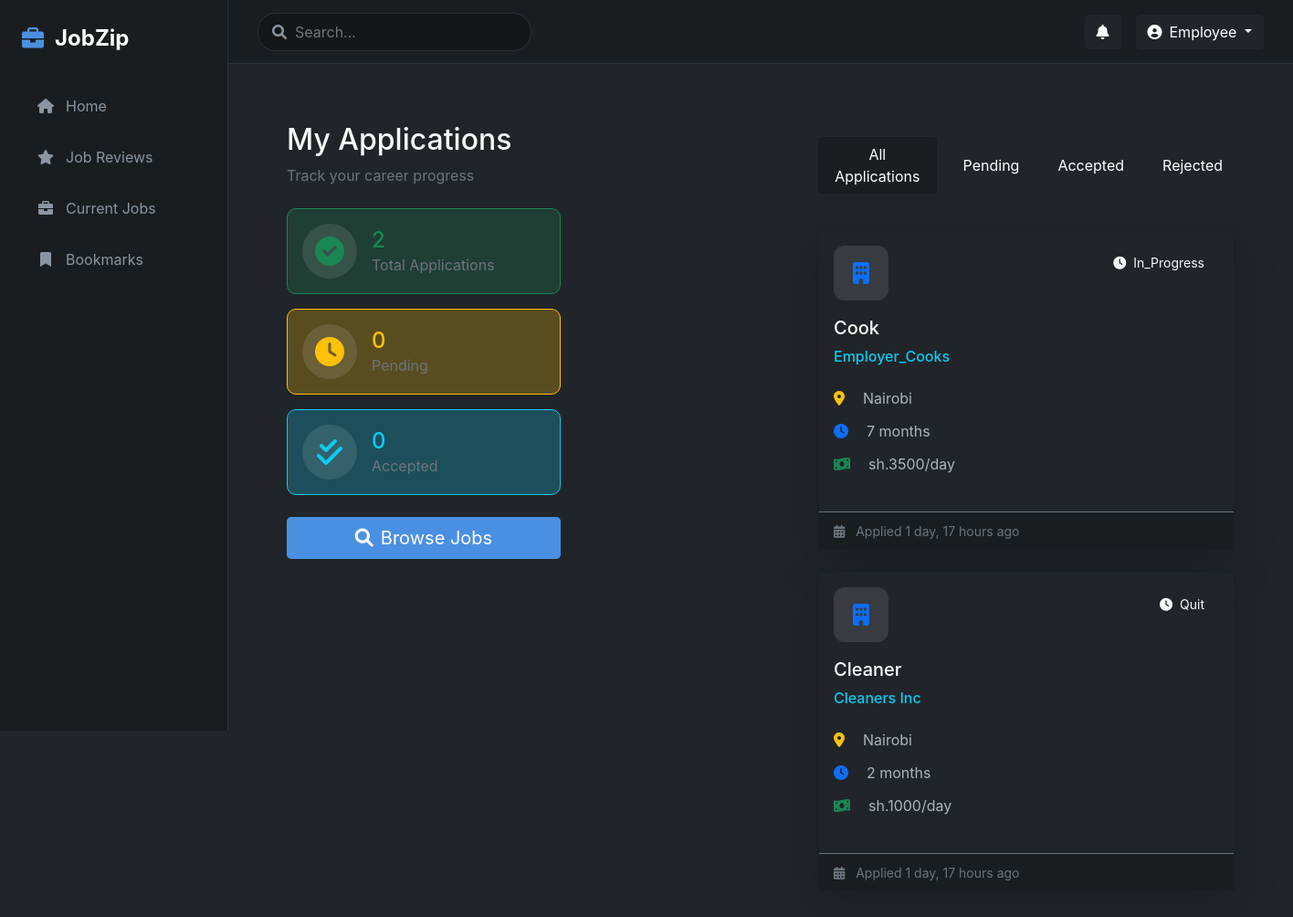
/my-applications/ (signed in), run on the app's committed database.
### jobs/models.py (models this page shows, shortened)
class User(AbstractUser):
    USER_TYPE_CHOICES = (
        ('employer', 'Employer'),
        ('employee', 'Employee'),
    )
    user_type = models.CharField(max_length=10, choices=USER_TYPE_CHOICES, default='employee')
    profile_picture = models.ImageField(upload_to='profile_pics/', null=True, blank=True)
    location = models.CharField(max_length=100, null=True, blank=True)
    bio = models.TextField(null=True, blank=True)
    date_joined = models.DateTimeField(default=timezone.now)

class JobEnrollment(models.Model):
    STATUS_CHOICES = (
        ('pending', 'Pending'),
        ('accepted', 'Accepted'),
        ('in_progress', 'In Progress'),
        ('completed', 'Completed'),
        ('quit', 'Quit')
    )
    job = models.ForeignKey(Job, on_delete=models.CASCADE)
    employee = models.ForeignKey(User, on_delete=models.CASCADE)
    status = models.CharField(max_length=20, choices=STATUS_CHOICES, default='pending')
    progress = models.IntegerField(default=0)  # Progress percentage (0-100)
    enrolled_at = models.DateTimeField(auto_now_add=True)
    completed_at = models.DateTimeField(null=True, blank=True)
    last_updated = models.DateTimeField(auto_now=True)

class Job(models.Model):
    STATUS_CHOICES = (
        ('open', 'Open'),
        ('closed', 'Closed'),
    )
    employer = models.ForeignKey(User, on_delete=models.CASCADE, related_name='posted_jobs')
    title = models.CharField(max_length=200)
    description = models.TextField()
    location = models.CharField(max_length=100)
    duration = models.CharField(max_length=50)
    company = models.CharField(max_length=200)
    salary = models.CharField(max_length=100, help_text="e.g., $50,000/year or $25/hour", null=True, blank=True)
    employees_required = models.IntegerField()
    deadline = models.DateTimeField()
    created_at = models.DateTimeField(auto_now_add=True)
    status = models.CharField(max_length=10, choices=STATUS_CHOICES, default='open')
    company_pictures = models.ManyToManyField('CompanyPicture')

### jobs/views.py (the view)
# urls.py: path('my-applications/', views.my_applications, name='my_applications'),
@login_required
def my_applications(request):
    applications = JobEnrollment.objects.filter(employee=request.user).order_by('-enrolled_at')
    context = {
        'applications': applications,
        'total_count': applications.count(),
        'pending_count': applications.filter(status='pending').count(),
        'accepted_count': applications.filter(status='accepted').count(),
    }
    return render(request, 'jobs/my_applications.html', context)

### jobs/templates/jobs/my_applications.html (shortened to what this page needs)
{% extends 'jobs/base.html' %}
{% load static %}
{% block content %}
<div class="applications-page">
    <div class="stats-sidebar">
        <div class="stats-header mb-4">
            <h2 class="text-light mb-2">My Applications</h2>
            <p class="text-muted">Track your career progress</p>
        </div>
        <div class="stats-cards">
            <div class="stat-card bg-success bg-opacity-25 border-success">
                <div class="stat-icon">
                    <i class="fas fa-check-circle text-success"></i>
                </div>
                <div class="stat-info">
                    <h3 class="text-success">{{ total_count }}</h3>
                    <p class="text-muted mb-0">Total Applications</p>
                </div>
            </div>
            <div class="stat-card bg-warning bg-opacity-25 border-warning">
                <div class="stat-icon">
                    <i class="fas fa-clock text-warning"></i>
                </div>
                <div class="stat-info">
                    <h3 class="text-warning">{{ pending_count }}</h3>
                    <p class="text-muted mb-0">Pending</p>
                </div>
            </div>
            <div class="stat-card bg-info bg-opacity-25 border-info">
                <div class="stat-icon">
                    <i class="fas fa-check-double text-info"></i>
                </div>
                <div class="stat-info">
                    <h3 class="text-info">{{ accepted_count }}</h3>
                    <p class="text-muted mb-0">Accepted</p>
                </div>
            </div>
        </div>
        <div class="action-buttons mt-4">
            <a href="{% url 'listings' %}" class="btn btn-primary btn-lg w-100 mb-3">
                <i class="fas fa-search me-2"></i>Browse Jobs
            </a>
        </div>
    </div>
    <div class="main-content">
        <div class="filter-bar mb-4">
            <div class="d-flex gap-3">
                <button class="btn btn-dark active" data-filter="all">All Applications</button>
                <button class="btn btn-dark" data-filter="pending">Pending</button>
                <button class="btn btn-dark" data-filter="accepted">Accepted</button>
                <button class="btn btn-dark" data-filter="rejected">Rejected</button>
            </div>
        </div>
        <div class="applications-grid">
            {% for application in applications %}
            <div class="application-card" data-status="{{ application.status }}" data-job-id="{{ application.job.id }}">
                <div class="card bg-dark h-100 shadow-lg hover-card">
                    <div class="card-body position-relative">
                        <div class="status-badge status-{{ application.status }}">
                            <i class="fas {% if application.status == 'accepted' %}fa-check{% elif application.status == 'rejected' %}fa-times{% else %}fa-clock{% endif %}"></i>
                            {{ application.status|title }}
                        </div>
                        <div class="company-logo mb-3">
                            <i class="fas fa-building"></i>
                        </div>
                        <h5 class="job-title mb-2">{{ application.job.title }}</h5>
                        <h6 class="company-name mb-3">{{ application.job.company }}</h6>
                        <div class="job-details">
                            <div class="detail-item">
                                <i class="fas fa-map-marker-alt text-warning"></i>
                                {{ application.job.location }}
                            </div>
                            <div class="detail-item">
                                <i class="fas fa-clock text-primary"></i>
                                {{ application.job.duration }}
                            </div>
                            <div class="detail-item">
                                <i class="fas fa-money-bill-wave text-success"></i>
                                {{ application.job.salary }}
                            </div>
                        </div>
                    </div>
                    <div class="card-footer bg-darker border-secondary">
                        <small class="text-muted">
                            <i class="fas fa-calendar-alt me-2"></i>
                            Applied {{ application.enrolled_at|timesince }} ago
                        </small>
                    </div>
                </div>
            </div>
            {% endfor %}
        </div>
    </div>
</div>
{% endblock %}

### jobs/templates/jobs/base.html (shortened to what this page needs)
<!DOCTYPE html>
<html lang="en">
<head>
    <link href="https://cdn.jsdelivr.net/npm/bootstrap@5.1.3/dist/css/bootstrap.min.css" rel="stylesheet">
    <link rel="stylesheet" href="https://cdnjs.cloudflare.com/ajax/libs/font-awesome/6.0.0/css/all.min.css">
    {% load static %}
    <link rel="stylesheet" href="{% static 'css/style.css' %}">
</head>
<body class="bg-dark text-light">
    <div class="d-flex">
        <div class="sidebar bg-darker">
            <div class="logo-container">
                <i class="fas fa-briefcase app-icon"></i>
                <span class="app-title">JobZip</span>
            </div>
            <nav>
                <ul class="nav flex-column">
                    <li class="nav-item">
                        <a href="{% url 'home' %}" class="nav-link {% if request.resolver_match.url_name == 'home' %}active{% endif %}">
                            <i class="fas fa-home"></i> Home
                        </a>
                    </li>
                    <li class="nav-item">
                        <a href="{% url 'job_reviews' %}" class="nav-link {% if request.resolver_match.url_name == 'job_reviews' %}active{% endif %}">
                            <i class="fas fa-star"></i> Job Reviews
                        </a>
                    </li>
                    {% if user.user_type == 'employee' %}
                    <li class="nav-item">
                        <a href="{% url 'current_jobs' %}" class="nav-link {% if request.resolver_match.url_name == 'current_jobs' %}active{% endif %}">
                            <i class="fas fa-briefcase"></i> Current Jobs
                        </a>
                    </li>
                    <li class="nav-item">
                        <a href="{% url 'bookmarks' %}" class="nav-link {% if request.resolver_match.url_name == 'bookmarks' %}active{% endif %}">
                            <i class="fas fa-bookmark"></i> Bookmarks
                        </a>
                    </li>
                    {% endif %}
                </ul>
            </nav>
        </div>
        <div class="main-content">
            <header class="header bg-darker">
                <div class="search-container">
                    <i class="fas fa-search search-icon"></i>
                    <input type="text" class="search-input" placeholder="Search...">
                </div>
                <div class="header-right">
                    <div class="notifications dropdown">
                        <button class="btn btn-dark position-relative" data-bs-toggle="dropdown">
                            <i class="fas fa-bell"></i>
                        </button>
                    </div>
                    {% if user.is_authenticated %}
                    <div class="dropdown">
                        <button class="btn btn-dark dropdown-toggle" type="button" id="userMenu" data-bs-toggle="dropdown">
                            <i class="fas fa-user-circle me-2"></i>{{ user.username }}
                        </button>
                    </div>
                    {% else %}
                    <a href="{% url 'login' %}" class="btn btn-primary">
                        <i class="fas fa-sign-in-alt me-2"></i>Login
                    </a>
                    {% endif %}
                </div>
            </header>
            <main class="content-area">
                {% block content %}{% endblock %}
            </main>
        </div>
    </div>
</body>
</html>

### static/css/style.css (style rules this page uses)
:root { --dark-bg: #1a1d21; --darker-bg: #141618; --primary-color: #4a90e2; --secondary-color: #6c757d; --text-light: #ffffff; --text-muted: #8b95a1; --border-color: #2d3238; }
body { background-color: var(--dark-bg); color: var(--text-light); font-family: 'Inter', sans-serif; }
.sidebar { width: 250px; height: 100vh; position: fixed; background-color: var(--darker-bg); padding: 1.5rem; border-right: 1px solid var(--border-color); }
.logo-container { display: flex; align-items: center; margin-bottom: 2rem; }
.app-icon { font-size: 1.5rem; color: var(--primary-color); margin-right: 0.75rem; }
.app-title { font-size: 1.5rem; font-weight: bold; color: var(--text-light); }
.nav-link { color: var(--text-muted); padding: 0.75rem 1rem; margin-bottom: 0.5rem; border-radius: 8px; display: flex; align-items: center; position: relative; }
.nav-link i { margin-right: 0.75rem; width: 20px; text-align: center; }
.main-content { margin-left: 250px; min-height: 100vh; }
.header { height: 70px; padding: 1rem 2rem; display: flex; align-items: center; justify-content: space-between; border-bottom: 1px solid var(--border-color); }
.search-container { position: relative; width: 300px; }
.search-icon { position: absolute; left: 1rem; top: 50%; transform: translateY(-50%); color: var(--text-muted); }
.search-input { width: 100%; padding: 0.5rem 1rem 0.5rem 2.5rem; border-radius: 20px; border: 1px solid var(--border-color); background-color: var(--darker-bg); color: var(--text-light); }
.header-right { display: flex; align-items: center; gap: 1rem; }
.content-area { padding: 2rem; }
.company-logo, .company-logo-placeholder { width: 50px; height: 50px; border-radius: 8px; background-color: var(--dark-bg); display: flex; align-items: center; justify-content: center; }
.company-name { color: var(--text-muted); margin: 0; }
.job-details { display: grid; grid-template-columns: repeat(auto-fit, minmax(200px, 1fr)); gap: 1rem; margin-bottom: 1rem; }
.job-details i { margin-right: 0.5rem; color: var(--primary-color); }
.btn-primary { background-color: var(--primary-color); border: none; }
.btn { transition: all 0.2s ease-in-out; }
.card { transition: transform 0.2s ease-in-out, box-shadow 0.2s ease-in-out; }

### jobs/templates/jobs/my_applications.html (style rules this page uses)
.applications-page { display: grid; grid-template-columns: 300px 1fr; gap: 2rem; padding: 2rem; min-height: calc(100vh - 60px); }
.stats-sidebar { position: sticky; top: 2rem; height: fit-content; }
.stat-card { display: flex; align-items: center; gap: 1rem; padding: 1rem; border-radius: 10px; border: 1px solid; margin-bottom: 1rem; }
.stat-icon { font-size: 2rem; width: 60px; height: 60px; display: flex; align-items: center; justify-content: center; border-radius: 50%; background: rgba(255, 255, 255, 0.1); }
.stat-info h3 { font-size: 1.5rem; margin: 0; }
.filter-bar { position: sticky; top: 0; z-index: 10; background: var(--bs-dark); padding: 1rem 0; }
.applications-grid { display: grid; grid-template-columns: repeat(auto-fill, minmax(300px, 1fr)); gap: 1.5rem; }
.application-card { height: 100%; }
.hover-card { transition: transform 0.2s ease-in-out; }
.status-badge { position: absolute; top: 1rem; right: 1rem; padding: 0.5rem 1rem; border-radius: 20px; font-size: 0.875rem; display: flex; align-items: center; gap: 0.5rem; }
.company-logo { width: 60px; height: 60px; background: rgba(255, 255, 255, 0.1); border-radius: 12px; display: flex; align-items: center; justify-content: center; font-size: 1.5rem; color: var(--bs-primary); }
.job-title { color: white; font-size: 1.25rem; line-height: 1.4; }
.company-name { color: var(--bs-info); font-size: 1rem; }
.job-details { display: flex; flex-direction: column; gap: 0.75rem; margin: 1.5rem 0; }
.detail-item { display: flex; align-items: center; gap: 0.75rem; color: #adb5bd; }
.action-buttons { display: flex; gap: 0.75rem; }
.bg-darker { background: rgba(0, 0, 0, 0.2); }

### data on the page
User: username "Employee"
JobEnrollment: status "In_Progress", job "Cook", job.company "Employer_Cooks", job.location "Nairobi", job.duration "7 months", job.salary "sh.3500/day", enrolled_at "1 day, 17 hours"
JobEnrollment: status "Quit", job "Cleaner", job.company "Cleaners Inc", job.location "Nairobi", job.duration "2 months", job.salary "sh.1000/day", enrolled_at "1 day, 17 hours"

### other printed values
{{ total_count }} "2"
{{ pending_count }} "0"
{{ accepted_count }} "0"
